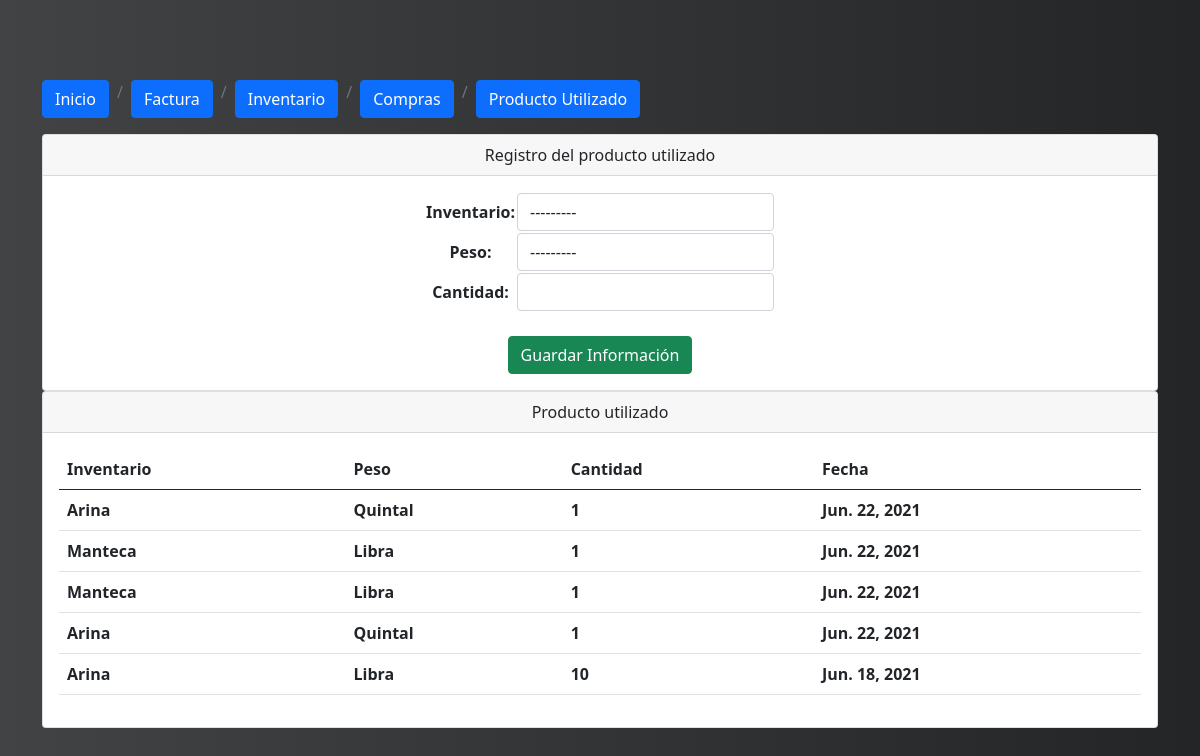
Screenshot of /producto/utilizado (signed in) with the database file from the repository.
### panaderia/models.py (models this page shows, shortened)
class ProductoUtilizado(models.Model):
    CANTIDAD = [
        ('Quintal', 'Quintal'),
        ('Libra', 'Libra'),
    ]
    inventario = models.ForeignKey(InventarioProducto, on_delete=models.CASCADE)
    peso = models.CharField(max_length=7, choices=CANTIDAD)
    cantidad = models.PositiveIntegerField()
    fecha = models.DateTimeField(default=date.today)
    objects = MostrarProductoUtilizado()
    class Meta:
        ordering = ['-id']

class InventarioProducto(models.Model):
    PRODUCTO = [
    ('Arina', 'Arina'),
    ('Azucar', 'Azucar'),
    ('Manteca', 'Manteca'),
    ('Levadura', 'Levadura'),
    ]
    nombre = models.CharField(max_length=20, choices=PRODUCTO)
    cantidad = models.IntegerField()
    def __str__(self):
        return self.nombre

### panaderia/views.py (the view, shortened to what this page needs)
# urls.py: path('producto/utilizado', views.ProductoUtilizadoView.as_view(), name='producto-utilizado'),
class ProductoUtilizadoView(LoginRequiredMixin, View):
    login_url = '/accounts/login/'
    model = ProductoUtilizado
    form_class = ProductoUtilizadoForm
    template_name = 'panaderia/producto_utilizado.html'
    def get_queryset(self):
        return self.model.objects.all()
    def get_context_data(self, **kwargs):
        context = {}
        context["productos"] = self.get_queryset()
        context["form"] = self.form_class
        return context
    def get(self, request, *args, **kwargs):
        return render(request, self.template_name, self.get_context_data())

### panaderia/models.py (called while the page is built)
    def get_queryset(self):
        return super().get_queryset().filter(fecha__month=6)

### panaderia/templates/panaderia/producto_utilizado.html (shortened to what this page needs)
{% extends 'panaderia/base.html' %}
{% block contenido %}
<div class="card">
  <div class="card-header text-center">
    Registro del producto utilizado
  </div>
  <div class="card-body text-center">
  <form method="post">
    <table class="d-flex justify-content-center">
        {{ form.as_table }}
    </table>
    <br>
    <button type="submmit" class="btn btn-success">Guardar Información</button>
</form>
  </div>
</div>
<div class="card">
  <div class="card-header text-center">
    Producto utilizado
  </div>
  <div class="card-body">
  <table class="table">
  <thead>
  <tr>
  <th>Inventario</th>
  <th>Peso</th>
  <th>Cantidad</th>
  <th>Fecha</th>
  </tr>
  </thead>
  <tbody>
  {% if productos %}
  {% for producto in productos  %}
  <tr>
  <th> {{ producto.inventario}} </th>
  <th>{{ producto.peso}}</th>
  <th>{{ producto.cantidad}}</th>
  <th>{{ producto.fecha | date}}</th>
</tr>
{% endfor %}
  {% endif %}
  </tbody>
  </table>
  </div>
</div>
{% endblock contenido %}

### panaderia/templates/panaderia/base.html (shortened to what this page needs)
<!doctype html>
<html lang="en">
  <head>
    <link href="https://cdn.jsdelivr.net/npm/bootstrap@5.0.1/dist/css/bootstrap.min.css" rel="stylesheet">
    {% load static %}
    <link rel="stylesheet" href=" {% static "panaderia/css/estilo.css" %}">
  </head>
  <body>
  <div class="container base">
  {% if perms.educacion.view_factura %}
    <nav>
    <ol class="breadcrumb">
        <li class="breadcrumb-item"><a class="btn btn-primary" href="{% url 'panaderia:index' %}">Inicio</a></li>
        <li class="breadcrumb-item"><a class="btn btn-primary" href="{% url 'panaderia:factura' %}">Factura</a></li>
        <li class="breadcrumb-item"><a class="btn btn-primary" href="{% url 'panaderia:inventario' %}">Inventario</a></li>
        <li class="breadcrumb-item"><a class="btn btn-primary" href="{% url 'panaderia:compras' %}">Compras</a></li>
        <li class="breadcrumb-item"><a class="btn btn-primary" href="{% url 'panaderia:producto-utilizado' %}">Producto Utilizado</a></li>
    </ol>
  </nav>
  {% endif %}
{% block contenido %}{% endblock contenido %}
  </div>
  </body>
</html>

### panaderia/static/panaderia/css/estilo.css (style rules this page uses)
body { background: #232526; background: -webkit-linear-gradient(to right, #414345, #232526); background: linear-gradient(to right, #414345, #232526); }
.base { margin-top: 10vh; }

### rows the page displays
ProductoUtilizado: inventario "Arina", peso "Quintal", cantidad "1", fecha "Jun. 22, 2021"
ProductoUtilizado: inventario "Manteca", peso "Libra", cantidad "1", fecha "Jun. 22, 2021"
ProductoUtilizado: inventario "Manteca", peso "Libra", cantidad "1", fecha "Jun. 22, 2021"
ProductoUtilizado: inventario "Arina", peso "Quintal", cantidad "1", fecha "Jun. 22, 2021"
ProductoUtilizado: inventario "Arina", peso "Libra", cantidad "10", fecha "Jun. 18, 2021"
